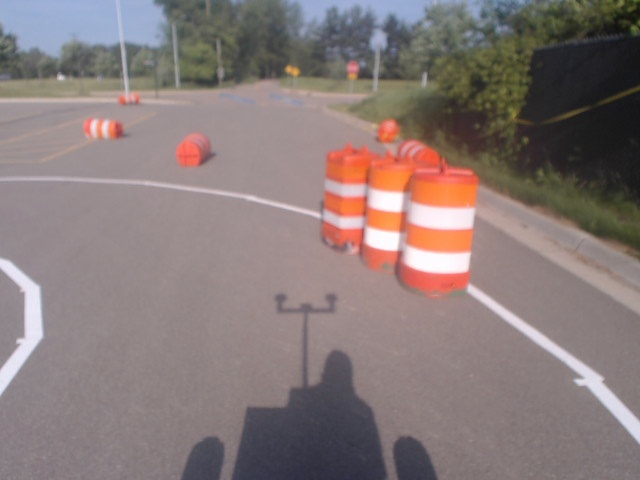
#> input picture src/igvc_navigation/mapping/lane_laser_scan/Scripts/saves/lane_with_barrel.jpg, 640 x 480 px
$ python combined_thresh.py   (older library calls are emulated)
#> lines starting #> are read from the running program, lines starting #| are printed output that depends on the picture; after the words box and inside, x2 and y2 are one past the last pixel; in counts of white or black regions, pixels touching at a corner belong together
#!/usr/bin/env python3
import numpy as np
import cv2
import matplotlib.pyplot as plt
import matplotlib.image as mpimg
import pickle
import os


def abs_sobel_thresh(img, orient='x', thresh_min=10, thresh_max=100):

    # Takes an image, gradient orientation, and threshold min/max values

    # Convert to grayscale
    gray = cv2.cvtColor(img, cv2.COLOR_RGB2GRAY)
    # Apply x or y gradient with the OpenCV Sobel() function
    # and take the absolute value
    if orient == 'x':
        abs_sobel = np.absolute(cv2.Sobel(gray, cv2.CV_64F, 1, 0))
    if orient == 'y':
        abs_sobel = np.absolute(cv2.Sobel(gray, cv2.CV_64F, 0, 1))
    # Rescale back to 8 bit integer
    scaled_sobel = np.uint8(255*abs_sobel/np.max(abs_sobel))
    # Create a copy and apply the threshold
    binary_output = np.zeros_like(scaled_sobel)
    # Here I'm using inclusive (>=, <=) thresholds, but exclusive is ok too
    binary_output[(scaled_sobel >= thresh_min) &
                  (scaled_sobel <= thresh_max)] = 1

    # Return the result
    return binary_output


def mag_thresh(img, sobel_kernel=3, mag_thresh=(30, 100)):

    # Return the magnitude of the gradient
    # for a given sobel kernel size and threshold values

    # Convert to grayscale
    gray = cv2.cvtColor(img, cv2.COLOR_RGB2GRAY)
    # Take both Sobel x and y gradients
    sobelx = cv2.Sobel(gray, cv2.CV_64F, 1, 0, ksize=sobel_kernel)
    sobely = cv2.Sobel(gray, cv2.CV_64F, 0, 1, ksize=sobel_kernel)
    # Calculate the gradient magnitude
    gradmag = np.sqrt(sobelx**2 + sobely**2)
    # Rescale to 8 bit
    scale_factor = np.max(gradmag)/255
    gradmag = (gradmag/scale_factor).astype(np.uint8)
    # Create a binary image of ones where threshold is met, zeros otherwise
    binary_output = np.zeros_like(gradmag)
    binary_output[(gradmag >= mag_thresh[0]) & (gradmag <= mag_thresh[1])] = 1

    # Return the binary image
    return binary_output


def dir_threshold(img, sobel_kernel=3, thresh=(0, np.pi)):

    # Return the direction of the gradient
    # for a given sobel kernel size and threshold values

    # Convert to grayscale
    gray = cv2.cvtColor(img, cv2.COLOR_RGB2GRAY)
    # Calculate the x and y gradients
    sobelx = cv2.Sobel(gray, cv2.CV_64F, 1, 0, ksize=sobel_kernel)
    sobely = cv2.Sobel(gray, cv2.CV_64F, 0, 1, ksize=sobel_kernel)
    # Take the absolute value of the gradient direction,
    # apply a threshold, and create a binary image result
    #absgraddir = np.arctan2(np.absolute(sobely), np.absolute(sobelx))
    absgraddir = np.arctan2((sobely), (sobelx))
    # print(absgraddir)
    binary_output = np.zeros_like(absgraddir)
    binary_output[(absgraddir >= -0.8) & (absgraddir <= 0.8)] = 1
    ret, binary_output = cv2.threshold(
        absgraddir, -0.8, 0.8, cv2.THRESH_BINARY)
    binary_output = binary_output.astype(np.uint8)
    # Return the binary image
    return binary_output


def hls_thresh(img, thresh=(100, 255)):

    # Convert RGB to HLS and threshold to binary image using only S channel
    hls = cv2.cvtColor(img, cv2.COLOR_RGB2HLS)
    s_channel = hls[:, :, 2]
    binary_output = np.zeros_like(s_channel)
    binary_output[(s_channel > thresh[0]) & (s_channel <= thresh[1])] = 1
    return binary_output


def hls_thresh2(img):
    # Using inRange() to threshold both white and yellow separately.
    hls = cv2.cvtColor(img, cv2.COLOR_RGB2HLS)
    # H (OpenCV: [0 ... 180])
    # L (OpenCV: [0 ... 255])
    # S (OpenCV: [0 ... 255])
    # For Nnamdi's Bedroom
    white_lower = np.array(
        [np.round(0 / 2), np.round(0.6 * 255), np.round(0.0 * 255)])
    white_upper = np.array([np.round(
        360 / 2), np.round(1.00 * 255), np.round(0.4 * 255)])  # For Nnamdi's Bedroom
    # white_lower = np.array([np.round(  0 / 2), np.round(0.7 * 255), np.round(0.0* 255)])
    # white_upper = np.array([np.round(360 / 2), np.round(1.00 * 255), np.round(0.2 * 255)])
    white_mask = cv2.inRange(hls, white_lower, white_upper)

    return white_mask


def hls_thresh_red(img):
    hls = cv2.cvtColor(img, cv2.COLOR_RGB2HLS)
    # H (OpenCV: [0 ... 180])
    # L (OpenCV: [0 ... 255])
    # S (OpenCV: [0 ... 255])
    red_lower = np.array(
        [np.round(0 / 2), np.round(0.3 * 255), np.round(0.2 * 255)])
    red_upper = np.array(
        [np.round(25 / 2), np.round(0.5 * 255), np.round(0.9 * 255)])
    red_mask = cv2.inRange(hls, red_lower, red_upper)

    return red_mask


def combined_thresh(img):  # WORKING for white gauges

    abs_bin = abs_sobel_thresh(img, orient='x', thresh_min=50, thresh_max=255)
    mag_bin = mag_thresh(img, sobel_kernel=3, mag_thresh=(50, 255))
    dir_bin = dir_threshold(img, sobel_kernel=15, thresh=(0.7, 1.3))
    hls_bin = hls_thresh2(img)
    kernel = np.ones((5, 5), np.uint8)
    mag_bin = cv2.dilate(mag_bin, kernel, iterations=1)
    combined = np.zeros_like(dir_bin)
    #combined[(abs_bin == 1 | ((mag_bin == 1) & (dir_bin == 1) )) & hls_bin == 1] = 1
    combined[(abs_bin == 1 | ((mag_bin == 1)))
             & hls_bin == 1] = 1

    #combined = cv2.bitwise_and(mag_bin,mag_bin, mask = hls_bin)
    return combined, abs_bin, mag_bin, dir_bin, hls_bin  # DEBUG datatype

# [10 lines of commented-out code are left out]


if __name__ == '__main__':
    img_file = os.path.dirname(os.path.abspath(
        __file__))+'/saves/lane_with_barrel.jpg'  # 2019-12-19-153614.jpg
    img = mpimg.imread(img_file)
#> img is the input picture: shape (480, 640, 3); mean R, G, B 135.7, 121.7, 120.4
    if img.dtype == 'float32':
        img = np.array(img)*255
        img = np.uint8(img)
    # [4 lines of commented-out code are left out]
    print(img.dtype)
#| uint8
    img = cv2.blur(img, (5, 5))
    # img = cv2.undistort(img, mtx, dist, None, mtx)
    combined, abs_bin, mag_bin, dir_bin, hls_bin = combined_thresh(img)
#> in combined_thresh, `abs_bin = abs_sobel_thresh(img, orient='x', thresh_min=50, thresh_max=..`:
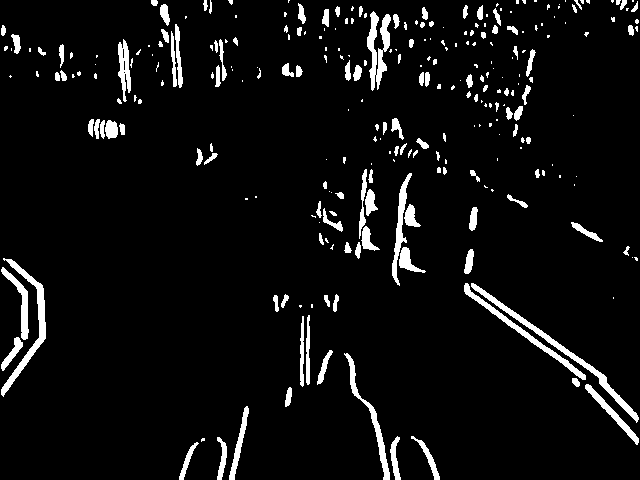
#> abs_bin: shape (480, 640); values 0 (black) and 1 (white), 5.8% white; 280 white regions (153 under 20 px), largest, box (x1, y1, x2, y2) and area: (471, 283, 639, 423) 1221, (1, 258, 46, 397) 1038, (367, 11, 391, 91) 922
#> in mag_thresh, `sobely = cv2.Sobel(gray, cv2.CV_64F, 0, 1, ksize=sobel_kernel)`:
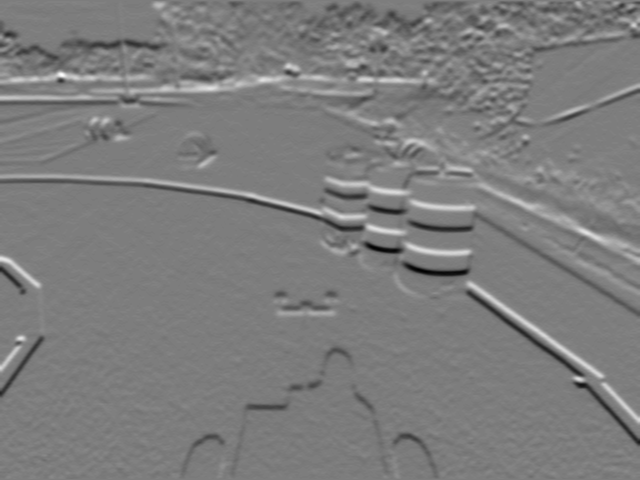
#> sobely: shape (480, 640) float64; min -157, max 161, mean -0.7; drawn with min black and max white
#> in mag_thresh, `gradmag = np.sqrt(sobelx**2 + sobely**2)`:
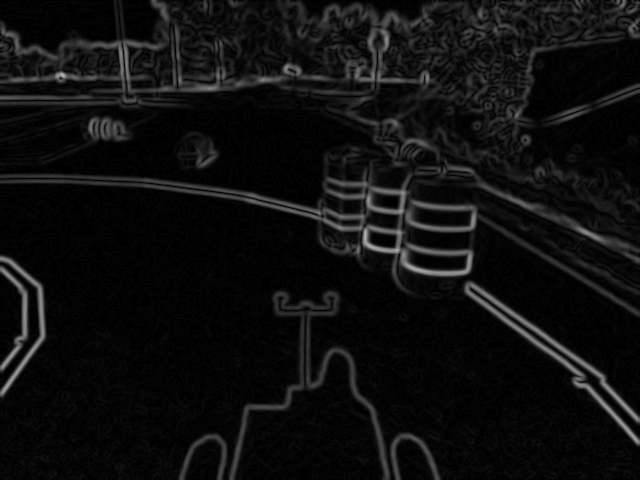
#> gradmag: shape (480, 640) float64; min 0, max 183.2, mean 14.8
#> in mag_thresh, `scale_factor = np.max(gradmag)/255`: scale_factor = 0.718
#> in combined_thresh, `mag_bin = mag_thresh(img, sobel_kernel=3, mag_thresh=(50, 255))`: mag_bin: shape (480, 640); values 0 (black) and 1 (white), 12.7% white; 219 white regions (118 under 20 px), largest, box (x1, y1, x2, y2) and area: (0, 169, 640, 316) 8750, (0, 22, 335, 107) 5998, (464, 281, 640, 446) 3217
#> in dir_threshold, `absgraddir = np.arctan2((sobely), (sobelx))`:
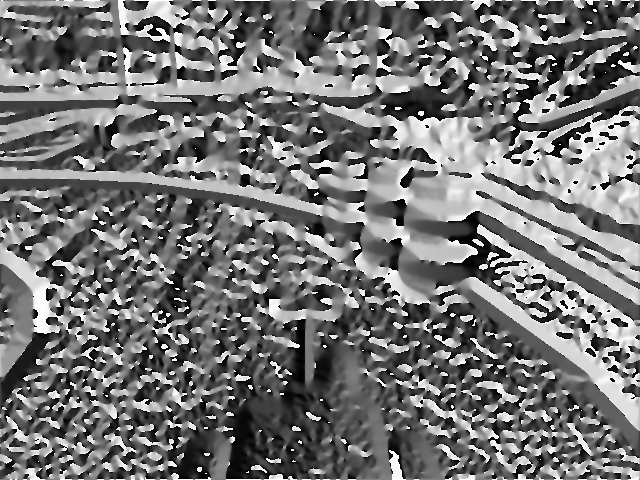
#> absgraddir: shape (480, 640) float64; min -3.14, max 3.14, mean -0.261; drawn with min black and max white
#> in dir_threshold, `ret, binary_output = cv2.threshold( absgraddir, -0.8, 0.8, cv2.THRESH_..`:
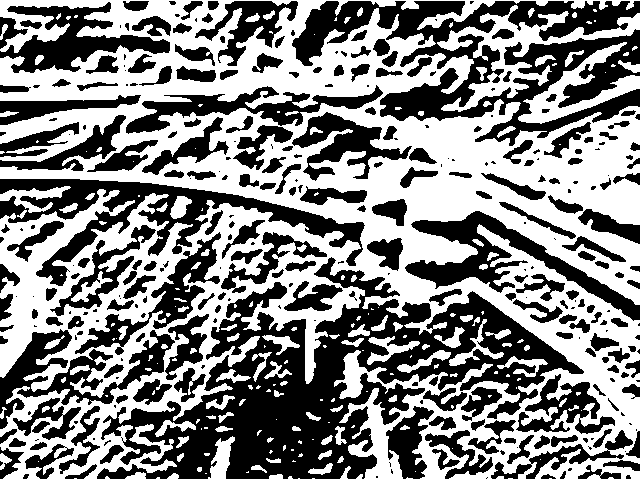
#> binary_output: shape (480, 640) float64; values 0 (black) and 0.8 (white), 52.1% white; 316 black regions (116 under 20 px), largest, box (x1, y1, x2, y2) and area: (97, 257, 584, 479) 37844, (292, 1, 640, 146) 20268, (0, 179, 365, 286) 10129
#> in dir_threshold, `ret, binary_output = cv2.threshold( absgraddir, -0.8, 0.8, cv2.THRESH_..`: ret = -0.8
#> in dir_threshold, `binary_output = binary_output.astype(np.uint8)`: binary_output: shape (480, 640); every value is 0
#> in hls_thresh2, `hls = cv2.cvtColor(img, cv2.COLOR_RGB2HLS)`: hls: shape (480, 640, 3); mean of channels 0, 1, 2 69.5, 127.8, 33.6
#> in hls_thresh2, `white_mask = cv2.inRange(hls, white_lower, white_upper)`: white_mask: shape (480, 640); 16.5% white; 49 white regions (31 under 20 px), largest, box (x1, y1, x2, y2) and area: (0, 0, 398, 302) 36913, (463, 187, 640, 443) 7005, (0, 256, 45, 396) 2587
#> in combined_thresh, `mag_bin = cv2.dilate(mag_bin, kernel, iterations=1)`:
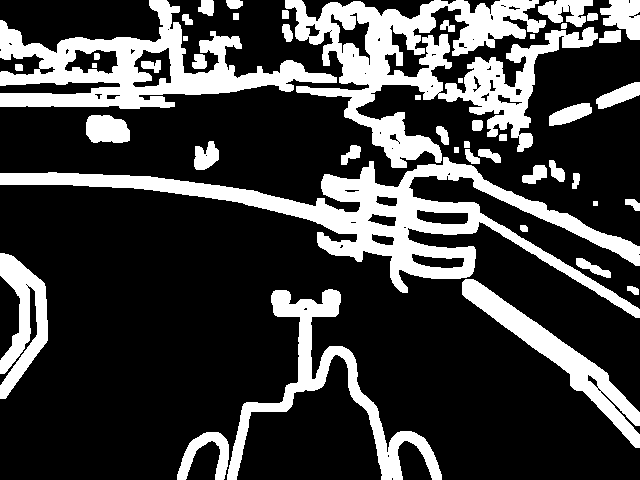
#> mag_bin: shape (480, 640); values 0 (black) and 1 (white), 25.1% white; 48 white regions, largest, box (x1, y1, x2, y2) and area: (285, 0, 598, 168) 19371, (0, 157, 640, 318) 19247, (0, 0, 337, 109) 13024
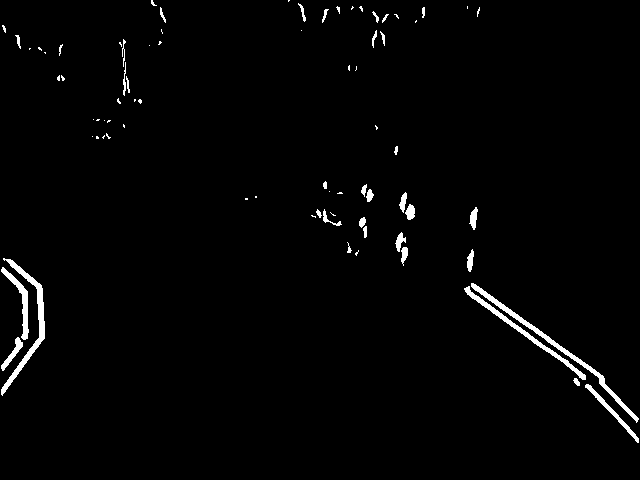
#> combined: shape (480, 640); values 0 (black) and 1 (white), 1.8% white; 77 white regions (42 under 20 px), largest, box (x1, y1, x2, y2) and area: (471, 283, 639, 423) 1013, (1, 258, 45, 396) 895, (464, 286, 586, 380) 700
    print(abs_bin.dtype, mag_bin.dtype, dir_bin.dtype,
          hls_bin.dtype, combined.dtype)
#| uint8 uint8 uint8 uint8 uint8

    plt.subplot(2, 3, 1)
    plt.title("Absolute Binary")
    plt.imshow(abs_bin, cmap='gray')

    plt.subplot(2, 3, 2)
    plt.title("Gradient Magnitude")
    plt.imshow(mag_bin, cmap='gray')

    plt.subplot(2, 3, 3)
    plt.title("Gradient Direction")
    plt.imshow(dir_bin, cmap='gray')

    # plt.subplot(2, 3, 4)
    # plt.title("PCombined")
    # plt.imshow(pcombined, cmap='gray')

    plt.subplot(2, 3, 4)
    plt.title("Original")
    plt.imshow(img)

    plt.subplot(2, 3, 5)
    plt.title("HLS Threshold")
    plt.imshow(hls_bin, cmap='gray')

    plt.subplot(2, 3, 6)
    plt.title("Combined Threshold")
    plt.imshow(combined, cmap='gray')

    plt.tight_layout()
    fig = plt.gcf()
    fig.set_size_inches(18.5, 10.5)
    fig.canvas.set_window_title("Thresholds")
    plt.show()

    # [27 lines of commented-out code are left out]

$ run again, with src/igvc_navigation/mapping/lane_laser_scan/Scripts/saves/2019-12-19-153614.jpg copied over src/igvc_navigation/mapping/lane_laser_scan/Scripts/saves/lane_with_barrel.jpg
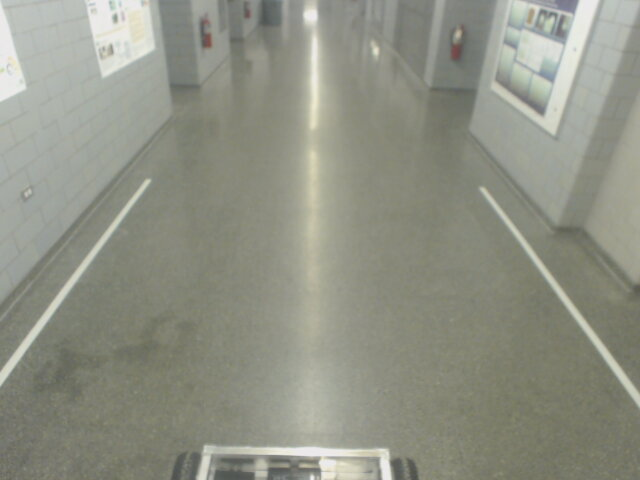
#> input picture src/igvc_navigation/mapping/lane_laser_scan/Scripts/saves/2019-12-19-153614.jpg, 640 x 480 px
#> img is the input picture: shape (480, 640, 3); mean R, G, B 144, 146.1, 133.2
#| uint8
#> abs_bin: shape (480, 640); values 0 (black) and 1 (white), 4.6% white; 128 white regions (60 under 20 px), largest, box (x1, y1, x2, y2) and area: (477, 187, 639, 409) 1388, (1, 178, 153, 387) 1312, (484, 187, 639, 394) 1274
#> scale_factor = 0.824
#> in dir_threshold, `ret, binary_output = cv2.threshold( absgraddir, -0.8, 0.8, cv2.THRESH_..`:
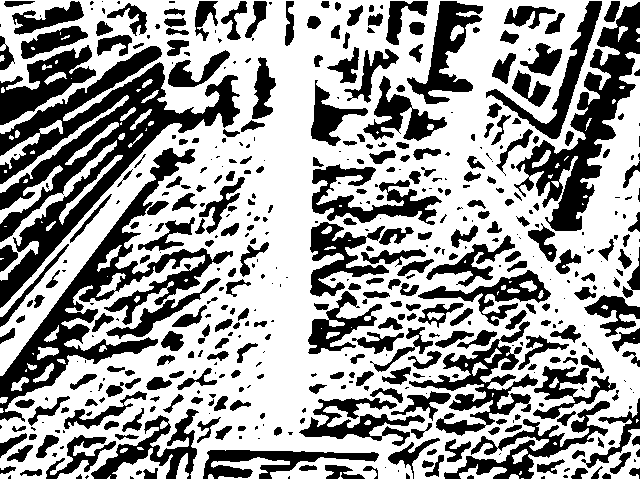
#> binary_output: shape (480, 640) float64; values 0 (black) and 0.8 (white), 61.1% white; 500 black regions (199 under 20 px), largest, box (x1, y1, x2, y2) and area: (0, 46, 240, 308) 16970, (0, 148, 233, 422) 10905, (514, 2, 640, 231) 8185
#> ret = -0.8
#> hls: shape (480, 640, 3); mean of channels 0, 1, 2 37.3, 139.9, 16
#> white_mask: shape (480, 640); 27.3% white; 18 white regions (6 under 20 px), largest, box (x1, y1, x2, y2) and area: (0, 0, 168, 295) 33834, (197, 0, 393, 480) 21300, (477, 0, 640, 214) 20771
#> `combined, abs_bin, mag_bin, dir_bin, hls_bin = combined_thresh(img)`:
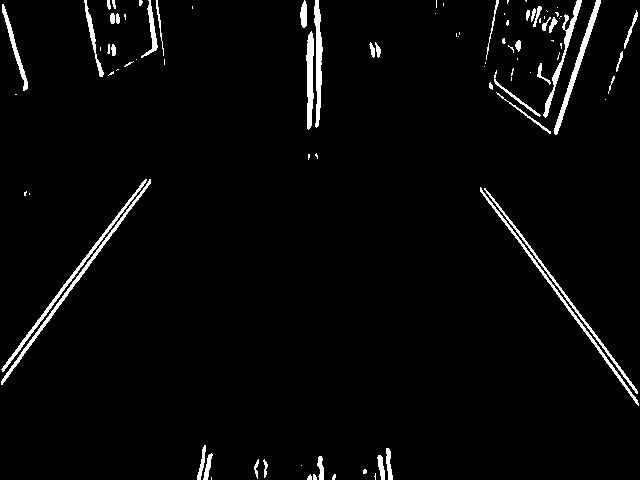
#> combined: shape (480, 640); values 0 (black) and 1 (white), 3% white; 92 white regions (48 under 20 px), largest, box (x1, y1, x2, y2) and area: (1, 179, 151, 385) 856, (1, 179, 147, 372) 785, (480, 187, 639, 406) 769
#| uint8 uint8 uint8 uint8 uint8

$ run again, with src/igvc_navigation/mapping/lane_laser_scan/Scripts/saves/2019-12-19-153528.jpg copied over src/igvc_navigation/mapping/lane_laser_scan/Scripts/saves/lane_with_barrel.jpg
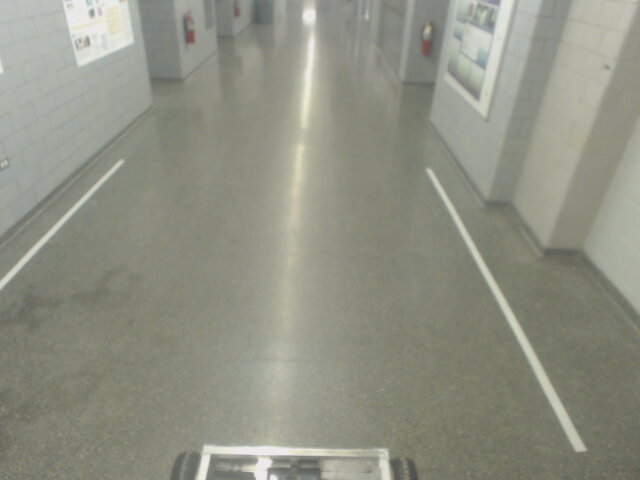
#> input picture src/igvc_navigation/mapping/lane_laser_scan/Scripts/saves/2019-12-19-153528.jpg, 640 x 480 px
#> img is the input picture: shape (480, 640, 3); mean R, G, B 143.5, 145.4, 132.2
#| uint8
#> abs_bin: shape (480, 640); values 0 (black) and 1 (white), 4.9% white; 143 white regions (71 under 20 px), largest, box (x1, y1, x2, y2) and area: (424, 167, 589, 453) 3746, (306, 0, 321, 128) 846, (1, 159, 127, 291) 826
#> scale_factor = 0.731
#> in dir_threshold, `ret, binary_output = cv2.threshold( absgraddir, -0.8, 0.8, cv2.THRESH_..`:
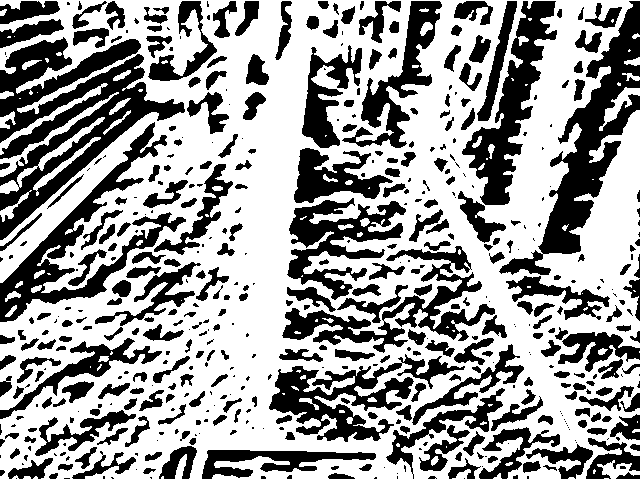
#> binary_output: shape (480, 640) float64; values 0 (black) and 0.8 (white), 61.3% white; 495 black regions (206 under 20 px), largest, box (x1, y1, x2, y2) and area: (0, 37, 185, 240) 14015, (499, 1, 640, 275) 9403, (0, 122, 186, 322) 6858
#> ret = -0.8
#> hls: shape (480, 640, 3); mean of channels 0, 1, 2 36.1, 139, 16
#> white_mask: shape (480, 640); 26% white; 16 white regions (5 under 20 px), largest, box (x1, y1, x2, y2) and area: (0, 0, 147, 231) 24241, (195, 0, 392, 480) 22287, (434, 0, 544, 191) 12378
#> `combined, abs_bin, mag_bin, dir_bin, hls_bin = combined_thresh(img)`:
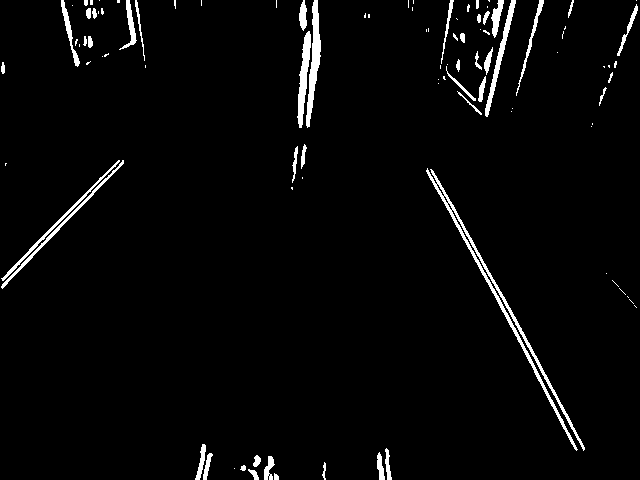
#> combined: shape (480, 640); values 0 (black) and 1 (white), 2.9% white; 100 white regions (55 under 20 px), largest, box (x1, y1, x2, y2) and area: (426, 168, 585, 451) 1967, (306, 0, 321, 128) 827, (297, 31, 311, 128) 636
#| uint8 uint8 uint8 uint8 uint8
